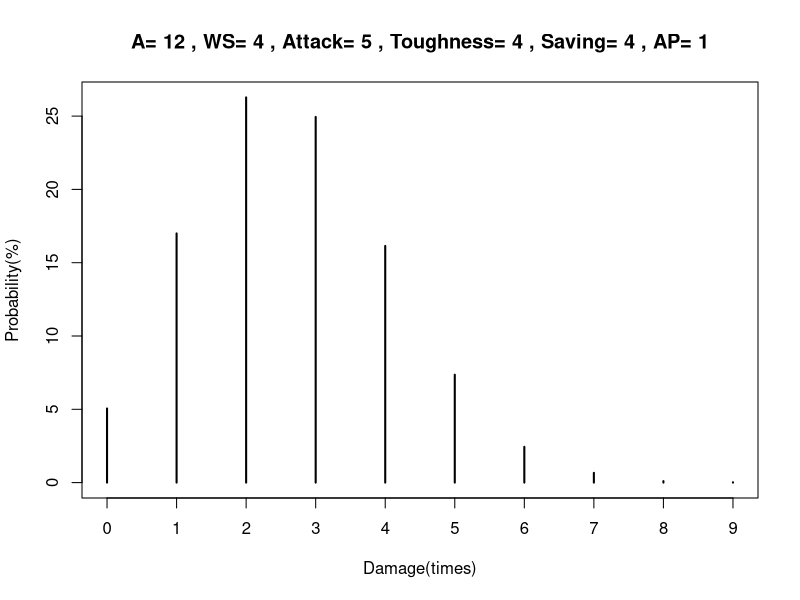
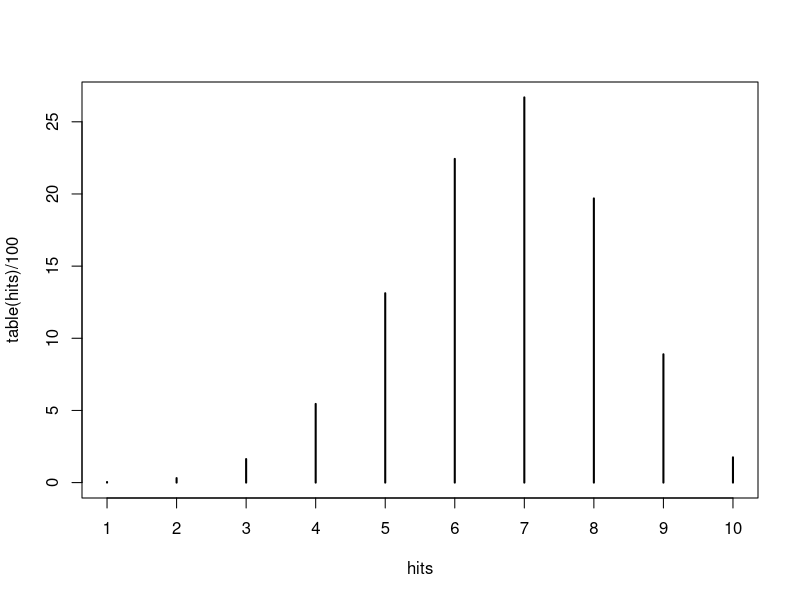
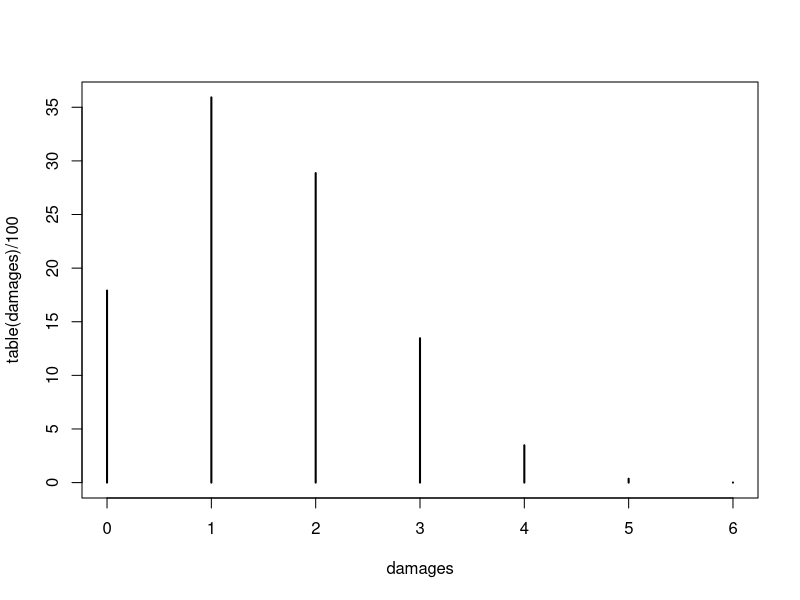
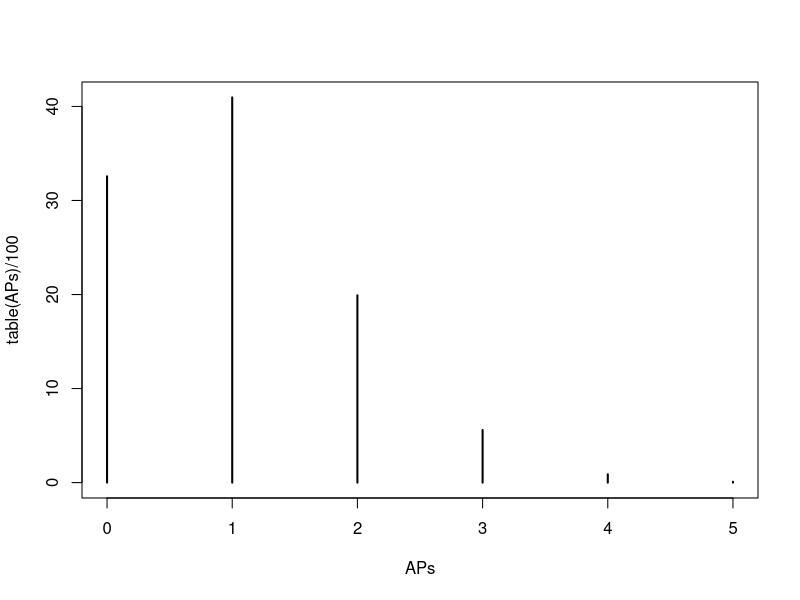

These figures' R source, in order:
###攻撃で何回ダメージが通るか実験します。
#hitroll Aの数だけロールして、WSで命中
hitroll<-function(A,WS){
  hitcheck<-ceiling(runif(A)*6)>=WS
  #print(hitcheck)
  return(sum(hitcheck))
}
#atk vs toughness, returns required-die
AvT<-function(attack,toughness){
  if(attack>=toughness*2){
    require<-2
  }
  else if(attack>toughness){
    require<-3
  }
  else if(attack==toughness){
    require<-4
  }
  else if(attack*2<=toughness){
    require<-6
  }
  else if(attack<toughness){
    require<-5
  }
  return(require)
}

#damageroll hitsの数だけhitしたとして、攻撃者のAttackと被攻撃者のToughnessに応じたダメージロールを行う
damageroll<-function(hits,Attack,Toughness){
  require<-AvT(Attack,Toughness)
  damagecheck<-ceiling(runif(hits)*6)>=require
  return(sum(damagecheck))
}
damageroll(hitroll(6,4),5,5)

#AProll　damegesの数だけhitしたとして、防御者のSavingと攻撃者のAPに応じたセービングを行い、通ったダメージ回数を返す
AProll<-function(damages,saving,AP){
  savingcheck<-ceiling(runif(damages)*6)>=(saving+AP)
  return(damages-sum(savingcheck))
}
AProll(damageroll(hitroll(6,4),5,5),2,3)

#total sim　A,WS,Attack,Toughness,Saving,APを入力し、
#５万回のシミュレーションを行いダメージ回数ごとの確率を表にする
sim<-function(A,WS,Attack,Toughness,Saving,AP){
  title<-paste("A=",A,", WS=",WS,", Attack=",Attack,", Toughness=",Toughness,", Saving=",Saving,", AP=",AP)
  APs<-c()
  for (i in 1:50000){
    APs[i]<-AProll(damageroll(hitroll(A,WS),Attack,Toughness),Saving,AP)
  }
  plot(table(APs)/500,main =title,xlab="Damage(times)",ylab="Probability(%)")
  return(table(APs)/500)
  }

sim(A=12,WS=4,Attack=5,Toughness=4,Saving=4,AP=1)

#partial sims
hits<-c()
for (i in 1:10000){
  hits[i]<-hitroll(10,3)
  }
plot(table(hits)/100)

damages<-c()
for (i in 1:10000){
  damages[i]<-damageroll(hitroll(6,4),5,5)
}
plot(table(damages)/100)

APs<-c()
for (i in 1:10000){
  APs[i]<-AProll(damageroll(hitroll(6,4),5,5),2,3)
}
plot(table(APs)/100)
